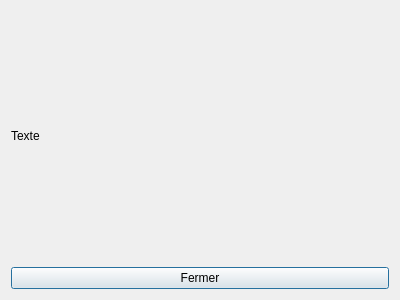
<?xml version="1.0" encoding="UTF-8"?>
<ui version="4.0">
 <class>afficherTexte</class>
 <widget class="QDialog" name="afficherTexte">
  <property name="geometry">
   <rect>
    <x>0</x>
    <y>0</y>
    <width>400</width>
    <height>300</height>
   </rect>
  </property>
  <property name="windowTitle">
   <string>Dialog</string>
  </property>
  <layout class="QGridLayout" name="gridLayout">
   <item row="0" column="0">
    <layout class="QVBoxLayout" name="verticalLayout">
     <item>
      <widget class="QLabel" name="texte">
       <property name="text">
        <string>Texte</string>
       </property>
      </widget>
     </item>
     <item>
      <widget class="QPushButton" name="pushButton">
       <property name="text">
        <string>Fermer</string>
       </property>
      </widget>
     </item>
    </layout>
   </item>
  </layout>
 </widget>
 <resources/>
 <connections/>
</ui>
